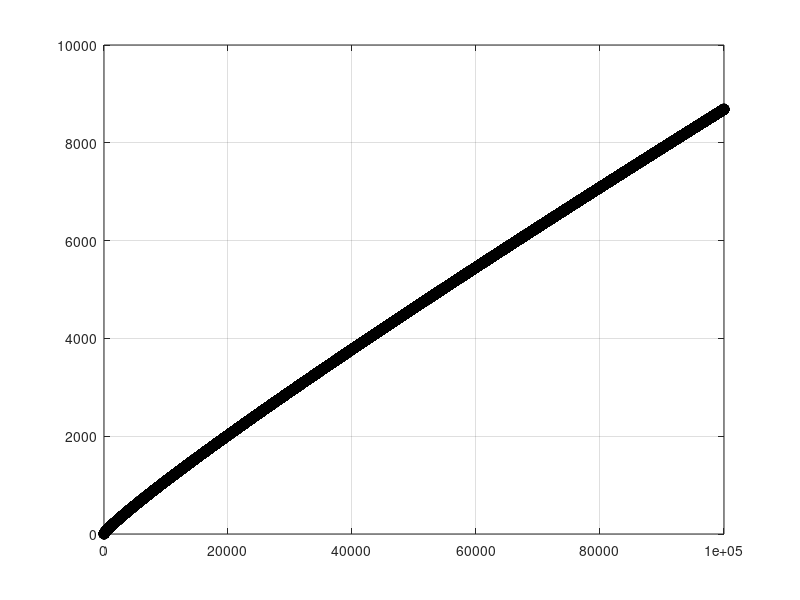

Write the MATLAB code that produced this figure.
alpha = 1; % Kleiner Exponent
DIM = 100000; % Anzahl darzustellender Folgenglieder
n=linspace(1,DIM,DIM); % Feld aller Indizes
an = (n+1).^(alpha)./log(n+1); % Die Folgenglieder
% plot mit schwarzen Kugeln, Groesse 2
plot(n,an,'ko','LineWidth',2)
grid on